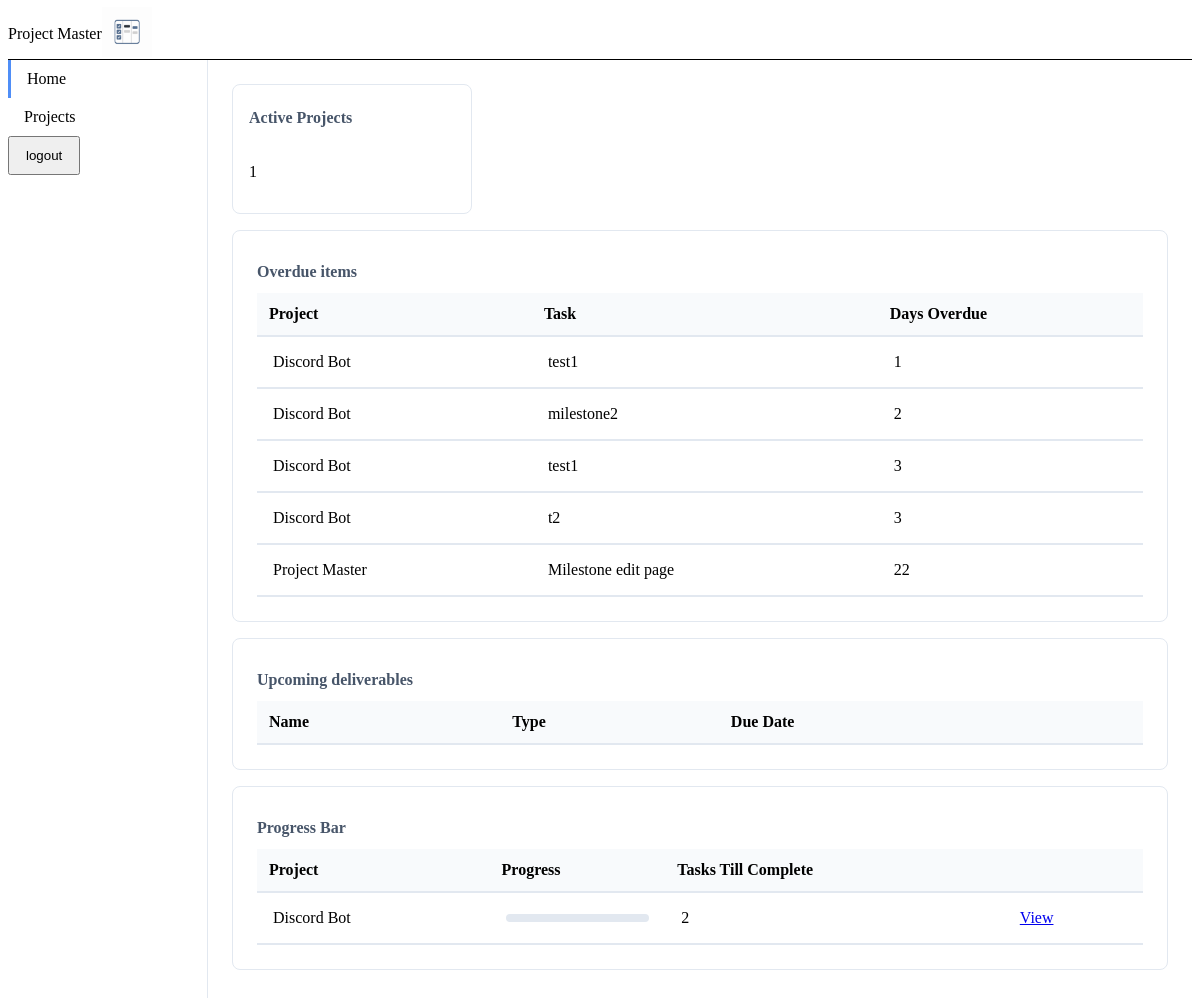
The page /dashboard (signed in) on the database its author committed.
### models.py (models this page shows)
class Milestone(db.Model):
    milestoneId: Mapped[int] = mapped_column(primary_key=True)
    projectId: Mapped[int] = mapped_column(ForeignKey('project.projectId'), nullable=False)
    milestoneName:Mapped[str] = mapped_column(nullable=False)
    description:Mapped[str] = mapped_column(nullable=True)
    startDate: Mapped[date] = mapped_column(Date, nullable=False)
    endDate: Mapped[date] = mapped_column(Date, nullable=False)
    status: Mapped[str] = mapped_column(nullable=False)
    createdAt:Mapped[datetime] = mapped_column(default=lambda: datetime.now(timezone.utc) ,nullable=False)

class Project(db.Model):
    projectId: Mapped[int] = mapped_column(primary_key=True)
    userId: Mapped[int] = mapped_column(ForeignKey('user.userId'), nullable=False)
    projectName:Mapped[str] = mapped_column(nullable=False)
    description:Mapped[str] = mapped_column(nullable=True)
    startDate: Mapped[Optional[date]] = mapped_column(Date,nullable=True)
    status: Mapped[str] = mapped_column(nullable=False)
    createdAt:Mapped[datetime] = mapped_column(default=lambda: datetime.now(timezone.utc) ,nullable=False)

class Task(db.Model):
    taskId: Mapped[int] = mapped_column(primary_key=True)
    projectId: Mapped[int] = mapped_column(ForeignKey('project.projectId'), nullable=False)
    milestoneId: Mapped[Optional[int]] = mapped_column(ForeignKey('milestone.milestoneId'), nullable=True)
    taskName:Mapped[str] = mapped_column(nullable=False)
    description:Mapped[str] = mapped_column(nullable=True)
    dueDate: Mapped[Optional[date]] = mapped_column(Date, nullable=True)
    status: Mapped[str] = mapped_column(nullable=False)
    createdAt:Mapped[datetime] = mapped_column(default=lambda: datetime.now(timezone.utc),nullable=False)

### app.py (the view)
@app.route('/dashboard', methods=['GET','POST'])
@login_required
def dashboard():
    num_of_active_project = db.session.scalar(select(func.count(Project.projectId)).where(
        Project.userId == current_user.userId,
        Project.status == 'active'
    ))
    today = date.today()
    seven_days_later = today + timedelta(7)
    stmt = (
        select(Milestone)
        .join(Project,Project.projectId == Milestone.projectId)
        .where(
            Milestone.status != 'Completed',
            Project.userId == current_user.userId,
            Project.status != 'completed',
            today <= Milestone.endDate,
            Milestone.endDate <= seven_days_later
        )
    )
    upcoming_milestones = db.session.execute(stmt).scalars().all()
    stmt = (
        select(Task)
        .join(Project, Project.projectId == Task.projectId)
        .where(
            Project.userId == current_user.userId,
            Task.status != 'Completed',
            Task.milestoneId.is_(None),
            today <= Task.dueDate,
            Task.dueDate <= seven_days_later
        )
    )
    upcoming_standalone_tasks = db.session.execute(stmt).scalars().all()
    stmt = (
        select(Task, func.coalesce(Task.dueDate,Milestone.endDate).label('due_date'))
        .join(Milestone, Task.milestoneId == Milestone.milestoneId)
        .join(Project, Project.projectId == Task.projectId)
        .where(
            Task.milestoneId.is_not(None),
            Task.status != 'Completed',
            Project.userId == current_user.userId,
            Project.status != 'completed',
            today <= Milestone.endDate,
            Milestone.status != 'Completed',
            Milestone.endDate <= seven_days_later
        )
    )
    upcoming_milestone_tasks = db.session.execute(stmt).all()
    normalized = []
    for m in upcoming_milestones:
        normalized.append({'type':'Milestone', 'name':m.milestoneName, 'due': m.endDate, 'project_link': url_for('project_detail', projectId=m.projectId)})
    for mt, due_date in upcoming_milestone_tasks:
        normalized.append({'type' : 'Task', 'name': mt.taskName, 'due' : due_date, 'project_link' : url_for('project_detail', projectId=mt.projectId)})
    for t in upcoming_standalone_tasks:
        normalized.append({'type' : 'Task', 'name' : t.taskName, 'due' : t.dueDate, 'project_link' : url_for('project_detail',projectId=t.projectId)})
    sorted_deliverables = sorted(normalized, key=lambda x:(x['due'], 0 if x['type'] == 'Milestone' else 1))
    stmt = (
        select(
            Project.projectId, Project.projectName,
            func.count(Task.taskId).label('total_tasks'), func.count(Task.taskId).filter(Task.status == 'Completed').label('completed_tasks')
        )
        .join(Task, Task.projectId == Project.projectId)
        .where(Project.userId == current_user.userId, Project.status != 'completed')
        .group_by(Project.projectId)
    )
    tasks = db.session.execute(stmt).all()
    normalized = []
    for t in tasks :
        percent = ( t.completed_tasks/t.total_tasks ) * 100 if t.total_tasks > 0 else 0
        normalized.append({
            'name' : t.projectName, 'id' : t.projectId,
            'ttc' :  t.total_tasks - t.completed_tasks,
            'link' : url_for('project_detail', projectId=t.projectId),
            'percent' : round(percent,1)
        })
    percent_and_ttc = sorted(normalized, key=lambda x : (x['percent'],x['ttc']), reverse=True)
    stmt = (
        select(Milestone, Project.projectName.label('projectName'))
        .join(Project,Project.projectId == Milestone.projectId)
        .where(
            Milestone.status != 'Completed',
            today > Milestone.endDate,
            Project.userId == current_user.userId
        )
    )
    overdue_milestones = db.session.execute(stmt).all()
    stmt = (
        select(Task, func.coalesce(Task.dueDate,Milestone.endDate).label('effective_due_date'), Project.projectName.label('projectName'))
        .join(Project, Project.projectId == Task.projectId)
        .join(Milestone, Milestone.milestoneId == Task.milestoneId)
        .where(Task.milestoneId.is_not(None),
               Project.userId == current_user.userId,
               Task.status != 'Completed',
               func.coalesce(Task.dueDate,Milestone.endDate) < today
        )
    )
    overdue_milestone_tasks = db.session.execute(stmt).all()
    stmt = (
        select(Task, Project.projectName.label('projectName'))
        .join(Project, Task.projectId == Project.projectId)
        .where(
            Task.milestoneId.is_(None),
            Task.status != 'Completed',
            Task.dueDate < today,
            Project.userId == current_user.userId
        )
    )
    stand_alone_tasks = db.session.execute(stmt).all()
    normalized = []
    for m, p in overdue_milestones:
        dod = (today - m.endDate).days
        normalized.append({'task': m.milestoneName, 'project' : p, 'dod' : dod })
    for mt, dd, p in overdue_milestone_tasks:
        dod = (today - dd).days
        normalized.append({'task' : mt.taskName, 'project' : p, 'dod' : dod})
    for t, p in stand_alone_tasks:
        dod = (today - t.dueDate).days
        normalized.append({'task' : t.taskName, 'project' : p, 'dod' : dod})
    overdue_items = sorted(normalized,key = lambda x:x['dod'])
    return render_template(
        'dashboard.html', upcoming_deliverables = sorted_deliverables,
        active_projects=num_of_active_project, percent_and_ttc=percent_and_ttc,
        overdue_items = overdue_items
        )

### app.py (called while the page is built)
@login_manager.user_loader
def load_user(user_id):
    return User.query.get(int(user_id))

### templates/dashboard.html (shortened to what this page needs)
{% extends "base.html" %}
{% block styles %} <link rel="stylesheet" href="{{ url_for('static', filename='css/dashboard.css') }}"> {% endblock %}
{% block content %}
<div class="dashboard-container" aria-label="Holds your important milestone metric and tables">
  <section class="dashboard-metrics" aria-label="Your metric data section">
    <article class="metric-card">
      <h2 class="metric-title">Active Projects</h2>
      <p>{{ active_projects }}</p>
    </article>
  </section>
  <section class="dashboard-tables" aria-label="Your table data">
    <article class="table-card">
      <h2 class="metric-title">Overdue items</h2>
      <table class="data-table">
          <thead>
              <tr>
                  <th>Project</th>
                  <th>Task</th>
                  <th>Days Overdue</th>
              </tr>
          </thead>
          <tbody>
              {% for i in overdue_items %}
              <tr>
                  <td>{{ i['project'] }}</td>
                  <td>{{ i['task'] }}</td>
                  <td>{{ i['dod'] }}</td>
              </tr>
              {% endfor %}
          </tbody>
      </table>
    </article>
    <article class="table-card">
      <h2 class="metric-title">Upcoming deliverables</h2>
      <table class="data-table">
        <thead>
          <tr>
            <th>Name</th>
            <th>Type</th>
            <th>Due Date</th>
            <th scope="col"></th>
          </tr>
        </thead>
      </table>
    </article>
  <article class="table-card" aria-label="Your active project progress bar">
        <h2 class="metric-title">Progress Bar</h2>
        <table class="data-table">
          <thead>
            <tr>
              <th>Project</th>
              <th>Progress</th>
              <th>Tasks Till Complete</th>
              <th scope="col"></th>
            </tr>
          </thead>
          <tbody>
            {% for item in percent_and_ttc %}
            <tr>
              <td> {{ item['name'] }}</td>
              <td>
                <div class="progress-container">
                </div>
              </td>
              <td>{{ item['ttc'] }}</td>
              <td><a href="{{ item['link']  }}">View</a></td>
            </tr>
            {% endfor %}
          </tbody>
        </table>
      </article>
  </section>
</div>
{% endblock  %}

### templates/base.html (shortened to what this page needs)
<!DOCTYPE html>
<html lang="en">
<head>
    <link rel="stylesheet" href="{{ url_for('static', filename='css/base.css')}}">
    <link rel="stylesheet" href="{{ url_for('static', filename='css/layout.css')}}">
    <link rel="stylesheet" href="{{ url_for('static', filename='css/components.css')}}">
    <link rel="stylesheet" href="https://cdn.jsdelivr.net/npm/@tabler/icons-webfont@latest/tabler-icons.min.css">
    {% block styles %} {% endblock %}
</head>
<body>
    <header class="top-bar">
        <div class="top-bar-left">
            <span class="top-bar-left-text">Project Master</span>
            <span class="top-bar-left-logo">
              <img class="logo" alt="project master logo" src="{{ url_for('static', filename='images/pm-logo.png')}}" height="50" width="50">
            </span>
        </div>
    </header>
    <div class = "app-body">
      <nav class = "side-bar" aria-label="Main navigation">
        <ul class = "nav-links">
          <li class="{{ 'nav-active' if request.endpoint == 'dashboard' else ''}}"><a href = "{{ url_for('dashboard') }}">Home</a></li>
          <li class="{{ 'nav-active' if request.endpoint == 'project_page' else ''}}"><a href = "{{ url_for('project_page') }}">Projects</a></li>
          <li class="{{ 'nav-active' if request.endpoint == 'logout' else ''}}"><form action="{{ url_for('logout') }}" method="POST" class="nav-logout-btn"><button type="submit">logout</button></form></li>
        </ul>
      </nav>
      <main class = "main-content">
        {% block content %} {% endblock %}
      </main>
    </div>
</body>
</html>

### static/css/base.css (style rules this page uses)
* { box-sizing: border-box; }

### static/css/layout.css (style rules this page uses)
.app-body { display:flex; height: calc(100vh - 52px); }
.side-bar { width: 200px; flex-shrink: 0; background-color: var(--surface-1); border-right: 1px solid #e2e8f0; }
.main-content { flex:1; overflow-y: auto; }
.top-bar { display:flex; align-items: center; justify-content: space-between; height: 52px; border-bottom: 1px black solid; background-color: var(--surface-2) }
.top-bar-left, .top-bar-right { display: flex; align-items: center; }
.nav-links { padding: 0; margin: 0; list-style-type:none; }
.nav-links a, .nav-links button { display: block; padding: 10px 16px; color: black; text-decoration: none; }
.nav-active a { border-left: 3px solid #4f8ef7; font-weight: 500; }
.nav-logout-btn { border: none; font : inherit; }

### static/css/components.css (style rules this page uses)
.table-card { background-color: var(--surface-1); border: 1px solid #e2e8f0; border-radius: 8px; padding: 24px; text-align: left; }
.data-table { border-collapse: collapse; width: 100%; text-align: left; }
.data-table th { padding: 12px; }
.data-table td { padding: 16px; }
.data-table tr { border-bottom : 2px solid #e2e8f0; }
thead tr { background-color: #f8fafc; }
.progress-container { height: 8px; background-color: #e2e8f0; border-radius: 4px; }
.metric-card { background-color: var(--surface-1); border: 1px solid #e2e8f0; border-radius: 8px; padding: 16px; display: flex; flex-direction: column; gap:8px }
.metric-title { font-size: 1rem; font-weight: 600; color: #475569; margin-bottom: 12px; margin-top: 8px; }

### static/css/dashboard.css (style rules this page uses)
.dashboard-container { max-width: 1100px; margin-left: 0; padding: 24px; }
.dashboard-metrics { display: grid; grid-template-columns: repeat(auto-fit,minmax(180px,240px)); gap: 1rem; margin-bottom: 1rem }
.dashboard-tables { display: flex; flex-direction: column; gap: 1rem; }

### rows shown on the page
Milestone: project "Discord Bot", task "test1", dod "1"
Milestone: project "Discord Bot", task "milestone2", dod "2"
Task: project "Discord Bot", task "test1", dod "3"
Task: project "Discord Bot", task "t2", dod "3"
Milestone: project "Project Master", task "Milestone edit page", dod "22"
Project: name "Discord Bot", ttc "2"

### other values the page prints
{{ active_projects }} "1"
